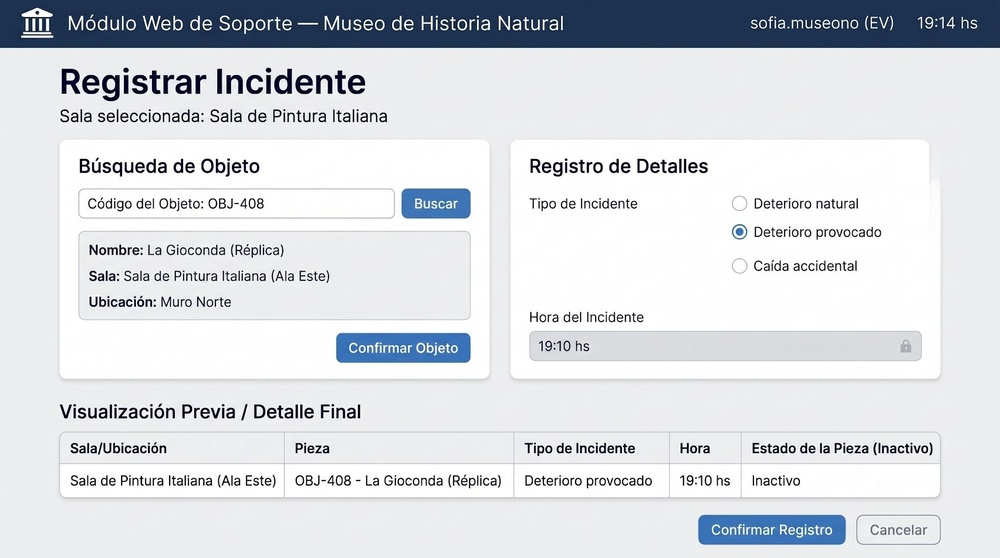
#> input picture scripts_y_notas/extracted_proto_0.jpeg, 1000 x 558 px, shrunk from 2048 x 1143 before the run, found by its file name
$ python crop_proto2.py
#> lines starting #> are read from the running program, lines starting #| are printed output that depends on the picture
from PIL import Image

img = Image.open('scripts_y_notas/extracted_proto_0.jpeg')
#> img is the input picture: PIL image 1000x558 RGB; mean R, G, B 214.5, 217.6, 222.5
w, h = img.size
#> w = 1000; h = 558
print(f"Prototype size: {w}x{h}")
#| Prototype size: 1000x558

img.crop((0, 0, w//2, h)).save('scripts_y_notas/proto_left.png')
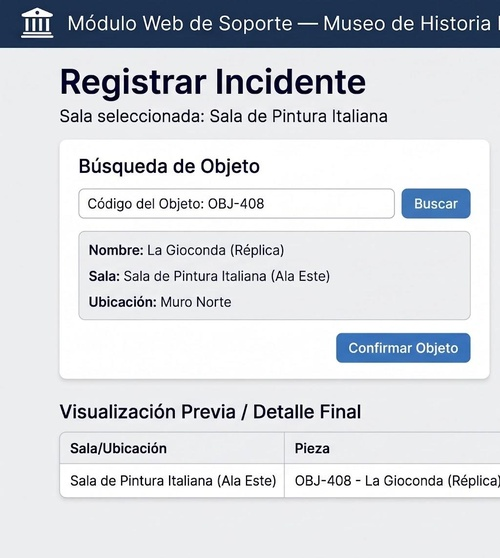
#> saved as proto_left.png: PIL image 500x558 RGB; mean R, G, B 211.4, 214.6, 219.8
img.crop((w//2, 0, w, h)).save('scripts_y_notas/proto_right.png')
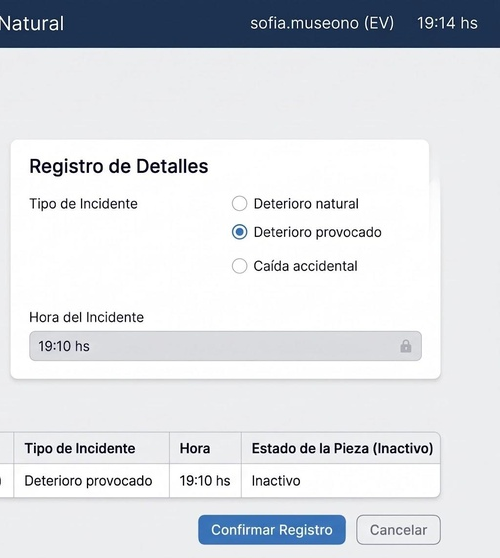
#> saved as proto_right.png: PIL image 500x558 RGB; mean R, G, B 217.6, 220.6, 225.2
print("Saved proto_left.png and proto_right.png")

$ run again, with scripts_y_notas/bpmn_oper_inspected.png saved as scripts_y_notas/extracted_proto_0.jpeg
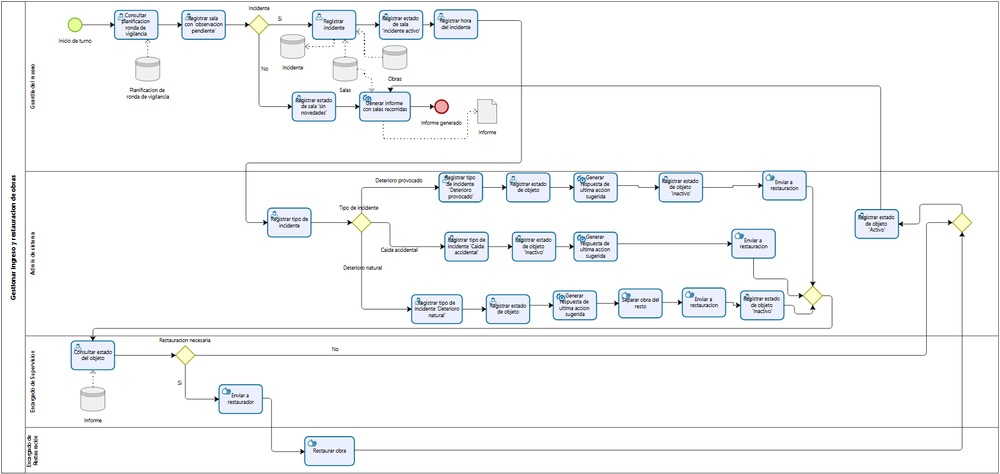
#> input picture scripts_y_notas/bpmn_oper_inspected.png, 1000 x 474 px, shrunk from 1682 x 798 before the run, found by its file name
#> img is the input picture: PIL image 1000x474 RGB; mean R, G, B 245.8, 246.9, 247.7
#| Prototype size: 1000x474
#> `img.crop((0, 0, w//2, h)).save('scripts_y_notas/proto_left.png')`:
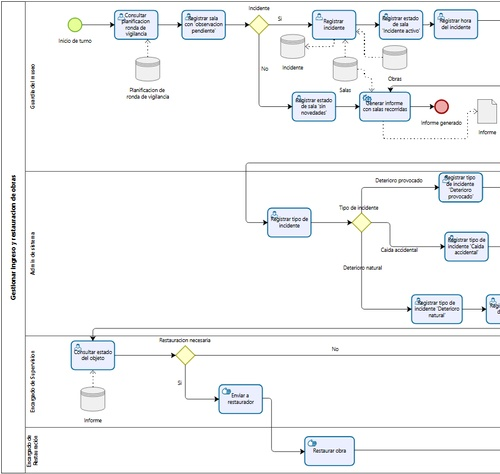
#> saved as proto_left.png: PIL image 500x474 RGB; mean R, G, B 244.5, 245.6, 246.4
#> `img.crop((w//2, 0, w, h)).save('scripts_y_notas/proto_right.png')`:
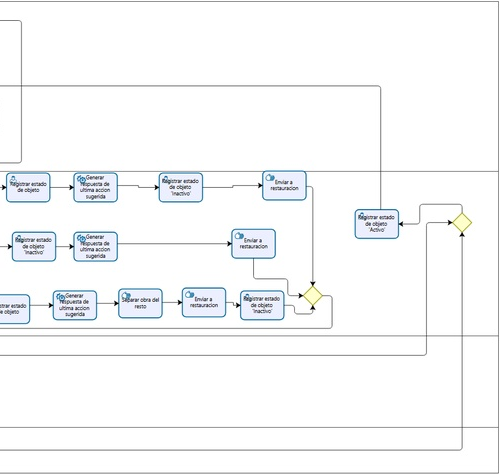
#> saved as proto_right.png: PIL image 500x474 RGB; mean R, G, B 247.1, 248.1, 249
